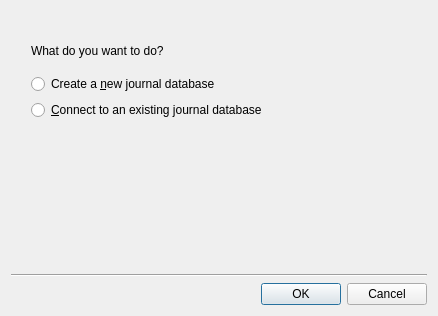
<?xml version="1.0" encoding="UTF-8"?>
<ui version="4.0">
 <class>FirstRun</class>
 <widget class="QDialog" name="FirstRun">
  <property name="geometry">
   <rect>
    <x>0</x>
    <y>0</y>
    <width>424</width>
    <height>316</height>
   </rect>
  </property>
  <property name="windowTitle">
   <string>Welcome To RoboJournal</string>
  </property>
  <property name="windowIcon">
   <iconset resource="../images.qrc">
    <normaloff>:/icons/robojournal-icon.png</normaloff>:/icons/robojournal-icon.png</iconset>
  </property>
  <layout class="QVBoxLayout" name="verticalLayout_2">
   <item>
    <widget class="QLabel" name="label">
     <property name="text">
      <string/>
     </property>
     <property name="pixmap">
      <pixmap resource="../images.qrc">:/icons/robojournal.png</pixmap>
     </property>
     <property name="alignment">
      <set>Qt::AlignCenter</set>
     </property>
    </widget>
   </item>
   <item>
    <spacer name="verticalSpacer_3">
     <property name="orientation">
      <enum>Qt::Vertical</enum>
     </property>
     <property name="sizeType">
      <enum>QSizePolicy::Fixed</enum>
     </property>
     <property name="sizeHint" stdset="0">
      <size>
       <width>20</width>
       <height>13</height>
      </size>
     </property>
    </spacer>
   </item>
   <item>
    <layout class="QVBoxLayout" name="verticalLayout">
     <property name="leftMargin">
      <number>20</number>
     </property>
     <property name="rightMargin">
      <number>20</number>
     </property>
     <item>
      <widget class="QLabel" name="label_2">
       <property name="text">
        <string>What do you want to do?</string>
       </property>
      </widget>
     </item>
     <item>
      <spacer name="verticalSpacer_2">
       <property name="orientation">
        <enum>Qt::Vertical</enum>
       </property>
       <property name="sizeType">
        <enum>QSizePolicy::Preferred</enum>
       </property>
       <property name="sizeHint" stdset="0">
        <size>
         <width>376</width>
         <height>10</height>
        </size>
       </property>
      </spacer>
     </item>
     <item>
      <widget class="QRadioButton" name="NewJournal">
       <property name="text">
        <string>Create a &amp;new journal database</string>
       </property>
      </widget>
     </item>
     <item>
      <widget class="QRadioButton" name="UseExisting">
       <property name="text">
        <string>&amp;Connect to an existing journal database</string>
       </property>
      </widget>
     </item>
    </layout>
   </item>
   <item>
    <spacer name="verticalSpacer">
     <property name="orientation">
      <enum>Qt::Vertical</enum>
     </property>
     <property name="sizeType">
      <enum>QSizePolicy::Expanding</enum>
     </property>
     <property name="sizeHint" stdset="0">
      <size>
       <width>20</width>
       <height>50</height>
      </size>
     </property>
    </spacer>
   </item>
   <item>
    <widget class="Line" name="line_2">
     <property name="orientation">
      <enum>Qt::Horizontal</enum>
     </property>
    </widget>
   </item>
   <item>
    <widget class="QDialogButtonBox" name="buttonBox">
     <property name="standardButtons">
      <set>QDialogButtonBox::Cancel|QDialogButtonBox::Ok</set>
     </property>
    </widget>
   </item>
  </layout>
 </widget>
 <resources>
  <include location="../images.qrc"/>
 </resources>
 <connections/>
</ui>
